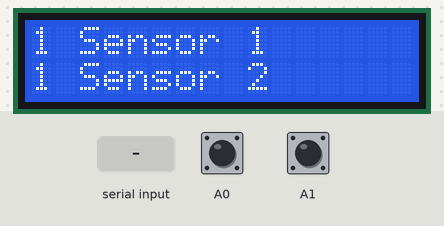
This sketch was run on a simulated Arduino Uno, built with avr-gcc and run on an emulated ATmega328P. On the bench: 16×2 character LCD. The test bench sets the inputs (shaded band); at power-on: A0 HIGH, A1 HIGH. What the sketch prints to the serial monitor is not drawn.

Above: at 1.2 s.
1.3 s: "2" received over Serial
At 2.4 s:
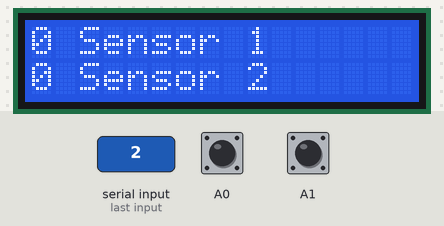
2.8 s: "1" received over Serial
Timing chart, 0 to 5.8 s (numbered marks = the images above; inputs shaded):
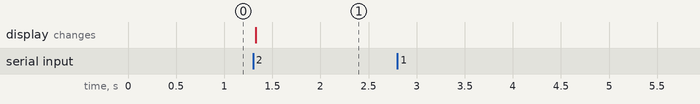

The sketch:

sketch_may22a.ino
```cpp
#include <Wire.h>
#include <LiquidCrystal_I2C.h>


int datafromUser = 0;
int x1 = 0;
int input1 = A0;
int state1= 0;

int x2 = 0;
int input2 = A1;
int state2 = 0;

// Set the LCD address to 0x27 for a 16 chars and 2 line display
LiquidCrystal_I2C lcd(0x27, 16, 2);

void setup()
{
  // initialize the LCD
  Serial.begin(9600);
  lcd.begin();
  lcd.clear();

  // Turn on the blacklight and print a message.
  lcd.backlight();
  lcd.setCursor(0, 0);
  lcd.print(x1);
  lcd.print(" Sensor 1 ");

  lcd.setCursor(0, 1);
  lcd.print(x2);
  lcd.print(" Sensor 2 ");
}

void loop()
{

 int counter1 = digitalRead(A0);
 int counter2 = digitalRead(A1);

 if(Serial.available() > 0)
  {
    datafromUser=Serial.read();
    //Serial.print(datafromUser);
  }

  // sensor
  if(datafromUser == '1'){

      Serial.println(x1);

      delay(10);

      Serial.println(x2);
      datafromUser = 0;
    }

    if(datafromUser == '2'){
      x1=0;
      x2=0;
      lcd.clear();
      lcd.setCursor(0, 0);
      lcd.print(x1);
      lcd.print(" Sensor 1 ");

      lcd.setCursor(0, 1);
      lcd.print(x2);
      lcd.print(" Sensor 2 ");

      datafromUser = 0;
    }


  // Sensor 1
  if (state1 == 0)
  {
    switch (counter1) {

      case 1 : state1 = 1; lcd.setCursor (0, 0); x1 = x1 + 1; lcd.print(x1); break;
      case 0 : state1 = 0; break;

    }
  }

  // Sensor 2
  if (state2 == 0)
  {
    switch (counter2) {

      case 1 : state2 = 1; lcd.setCursor (0, 1); x2 = x2 + 1; lcd.print(x2); break;
      case 0 : state2 = 0; break;

    }
  }

  // Reseting Sensor 1 State
  if (counter1 == LOW) {
    state1 = 0;
  }

  // Reseting Sensor 2 State
  if (counter2 == LOW) {
    state2 = 0;
  }
}
```

Measured:
- after the input at 1.3 s, the display: changes at once (image 1)
- after the input at 2.8 s, every drawn part: stays the same
